Frame 1 (no input): blank canvas, image omitted
Frame 60 (no input): blank canvas, image omitted
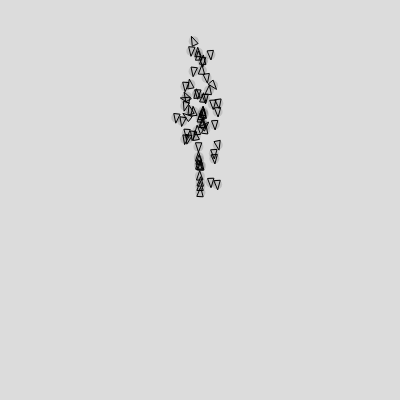
Frame 120 (the mouse pressed at the canvas centre since frame 60)

The p5.js sketch whose frames 1 and 60 were blank and that drew this single picture after the mouse press (run headless with seeded random() and noise() and a simulated clock; from frame 60 on, the mouse is pressed at the canvas centre):

// p5.js sketch
// ── sketch.js
class Walker {

  constructor(x = width / 2, y = height / 2, sz = 5) {
    this.pos = createVector(x, y);
    this.vel = createVector(random(-0.5, 0.5), random(-5, -8));
    this.acc = createVector();
    this.r = 5; //floor(random(1,10));
    walkers.push(this);
  }

  update(forces) {
    if (forces) {
      for (let i = 0; i < forces.length; i++) {
        this.acc.add(forces[i]);
      }
    }
    this.pos.add(this.vel);
    this.vel.add(this.acc);
    this.acc.set(0, 0);

    // wraparound left/right/top edge
    this.pos.x = (this.pos.x + width) % width;
    if (this.pos.y > height-this.r && this.vel.y > 0) {
      this.vel.y *= -.7;
    }
    //this.pos.y = (this.pos.y + height) % height;
  }

  draw() {
    noStroke();
    fill(0, 32); //,16);
    circle(this.pos.x, this.pos.y, this.r * 2);
    const angle = this.vel.heading();
    const delta = 2.5;
    stroke(0);
    noFill();
    triangle(
      this.pos.x + cos(angle) * this.r,
      this.pos.y + sin(angle) * this.r,
      this.pos.x + cos(angle + delta) * this.r,
      this.pos.y + sin(angle + delta) * this.r,
      this.pos.x + cos(angle - delta) * this.r,
      this.pos.y + sin(angle - delta) * this.r
    );
  }
}

const GRAVITY = new p5.Vector(0, 0.098);

const walkers = [];

function setup() {
  createCanvas(400, 400);
  // for (let i = 0; i < 10; i++) {
  //   walkers.push(new Walker());
  // }
}

function draw() {
  background(220);
  if (mouseIsPressed) new Walker(mouseX, mouseY);
  for (let i = 0; i < walkers.length; i++) {
    let mass = walkers[i].r;
    let G = p5.Vector.mult(GRAVITY, 10 / mass);
    if (frameCount === 5) console.log(i, mass, G);
    walkers[i].update([G]);
    walkers[i].draw();
  }
}
